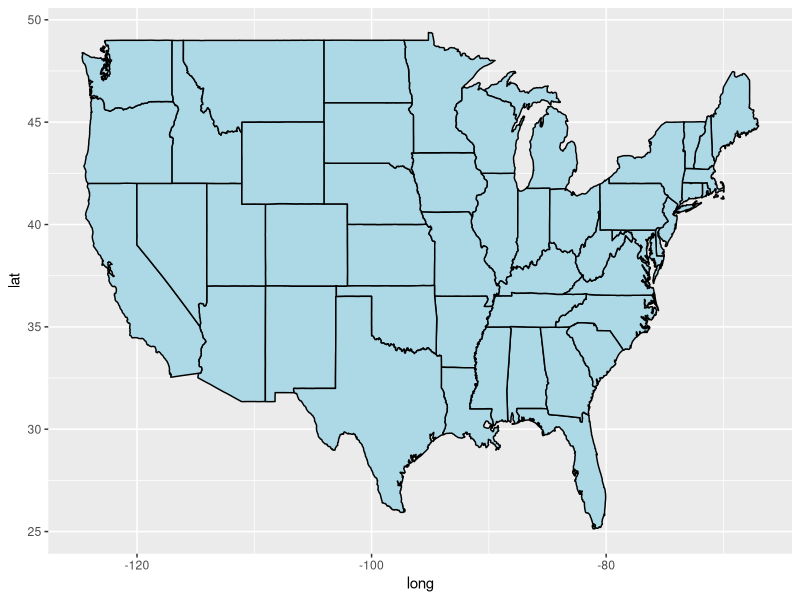
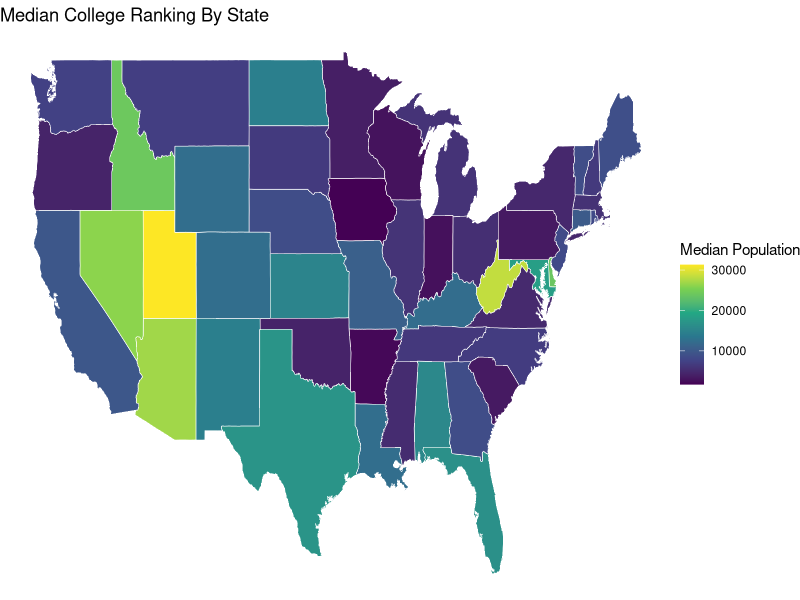

R code for these plots, in order:
## ---- chunk 1

library(readr)

Top_Colleges_2019 <- read_csv("data/ForbesAmericasTopColleges2019.csv")

Top_Colleges_2019

Top_Colleges_2019_cleaned <- na.omit(Top_Colleges_2019) 

## ---- chunk 2

Top_Colleges_2019_cleaned$State <- factor(Top_Colleges_2019_cleaned$State)
levels(Top_Colleges_2019_cleaned$State)
nlevels(Top_Colleges_2019_cleaned$State)


# Function with loop for calculating medians:

calculate_medians <- function(Top_Colleges_2019_cleaned, college_data){
  median_scores <- data.frame("State" = levels(Top_Colleges_2019_cleaned$State), 
                              "Medians" = rep(NA, length = nlevels(Top_Colleges_2019_cleaned$State)))
  for (x in median_scores$State) {
    median_scores$Medians[median_scores$State == x] <- 
      median(Top_Colleges_2019_cleaned[[college_data]][Top_Colleges_2019_cleaned$State == x])
  }
  return(median_scores)
}

median_scores <- calculate_medians(Top_Colleges_2019_cleaned, "Rank")
median_scores_pop <- calculate_medians(Top_Colleges_2019_cleaned, "Student Population")

# Install necessary packages: 

library(ggplot2)
library(maps)
library(mapproj)
library(dplyr)

# Create map showing the median ranking of colleges in each state:

map_colleges <- merge(Top_Colleges_2019_cleaned, median_scores, by = "State")

names(map_colleges)[1] <- "region"

map_colleges$region <- tolower(state.name[match(map_colleges$region, state.abb)])
map_colleges <- na.omit(map_colleges)

Main_States <- map_data("state")

Merged_States <- inner_join(Main_States, map_colleges, by = "region")
  
# Create map showing the median student population of colleges in each state:

map_colleges_pop <- merge(Top_Colleges_2019_cleaned, median_scores_pop, by = "State")

names(map_colleges_pop)[1] <- "region"

map_colleges_pop$region <- tolower(state.name[match(map_colleges_pop$region, state.abb)])
map_colleges_pop <- na.omit(map_colleges_pop)

Main_States_pop <- map_data("state")

Merged_States_pop <- inner_join(Main_States_pop, map_colleges_pop, by = "region")

# Plot Base Map:

ggplot() + 
  geom_polygon(data = Main_States, aes(x = long, y = lat, group = group), 
                color = "black", fill = "lightblue")

# Plot Median College Rankings on Map:

p <- ggplot(Merged_States, aes(x = long, y = lat, group = group, fill = Medians)) + 
  geom_polygon(color = "white", size = 0.2) + ggtitle("Median College Ranking By State") + 
  scale_fill_viridis_c() + theme_void()

p$labels$fill <- "Median Ranking"


# Plot Median Student Population on Map:

p <- ggplot(Merged_States_pop, aes(x = long, y = lat, group = group, fill = Medians)) + 
  geom_polygon(color = "white", size = 0.2) + ggtitle("Median College Ranking By State") + 
  scale_fill_viridis_c() + theme_void()

p$labels$fill <- "Median Population"

# Creating conditional to plot either median ranking (R) or median population (P) on the map:
  # Enter R or P in in console. 

xinput <- readline("Plot median ranking or median population, enter R or P:")

if(xinput == 'R'){
  p <- ggplot(Merged_States, aes(x = long, y = lat, group = group, fill = Medians)) + 
	  geom_polygon(color = "white", size = 0.2) + ggtitle("Median College Ranking By State") + 
	  scale_fill_viridis_c() + theme_void()
  
  p$labels$fill <- "Median Ranking"
	  
  } else if (xinput == 'P') {
	    p <- ggplot(Merged_States_pop, aes(x = long, y = lat, group = group, fill = Medians)) + 
	      geom_polygon(color = "white", size = 0.2) + ggtitle("Median Student Population By State") +
	      scale_fill_viridis_c() + theme_void()
	    
	    p$labels$fill <- "Median Population"
}

p
